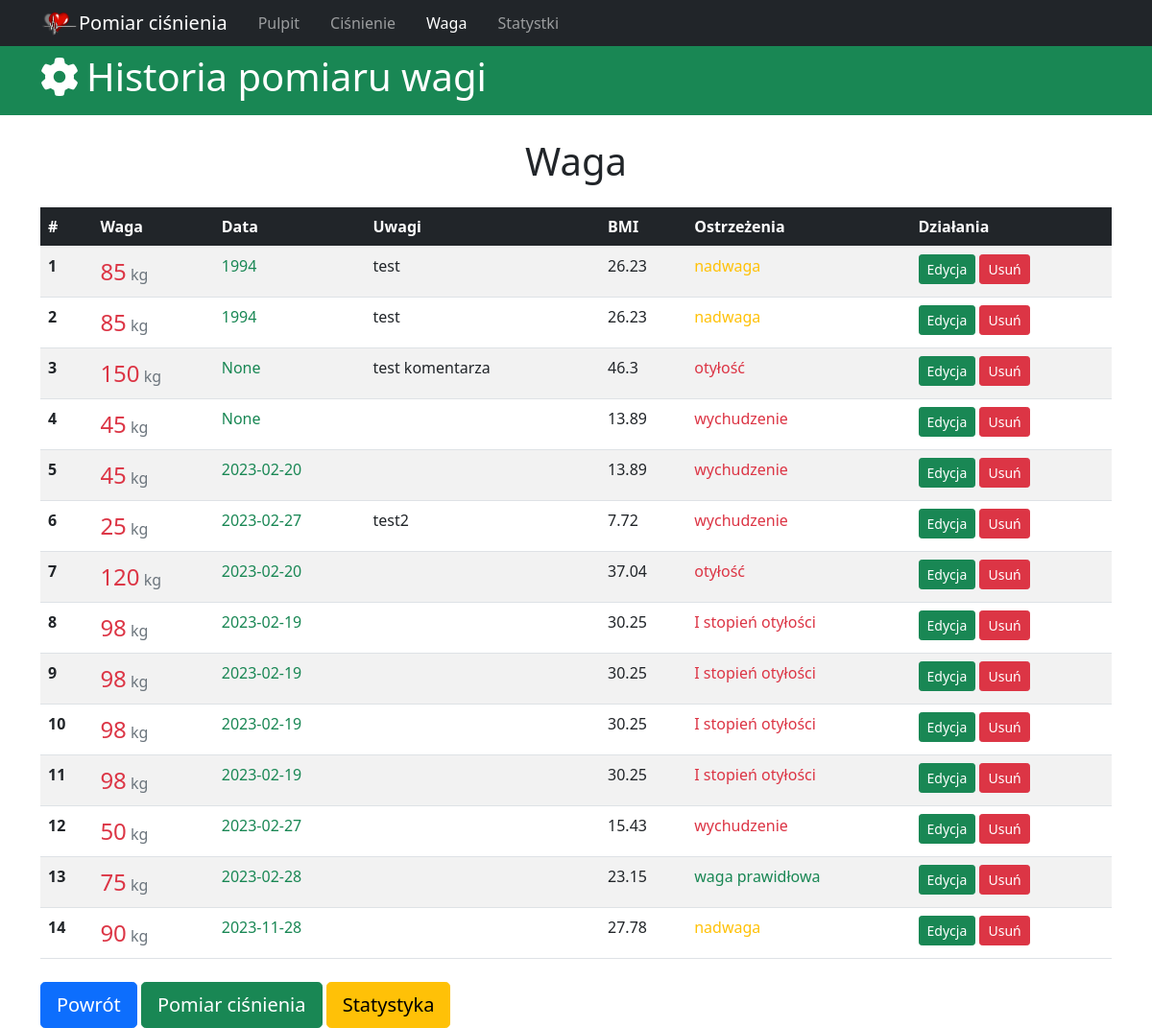
/weight_history, run on the app's committed database.
### tables this page shows
CREATE TABLE weights
(
id integer PRIMARY KEY AUTOINCREMENT,
weight int,
date_of_weight DATE,
comments text
, time_of_day text);

### app.py (the view)
@app.route('/weight_history')
def weight_history():
  db = get_db()
  sql_command = 'SELECT id, weight, date_of_weight, comments, round((weight/(1.8*1.8)),2) AS BMI FROM weights;'
  cur = db.execute(sql_command)
  weights = cur.fetchall()
  db.commit()
  return render_template('waga.html', active_menu='weight_history', weights=weights)

### app.py (called while the page is built)
def get_db():
  if not hasattr(g, 'sqlite_db'):
    conn = sqlite3.connect(app_info['db_file'])
    conn.row_factory = sqlite3.Row
    g.sqlite_db = conn
  return g.sqlite_db

### templates/waga.html (shortened to what this page needs)
{% extends 'base.html' %} {% block content %}
<header>
  <div id="main-header" class="py-2 bg-success text-white">
    <div class="container">
      <div class="row">
        <div class="col-md-6">
          <h1><i class="fas fa-cog pe-2"></i>Historia pomiaru wagi</h1>
        </div>
      </div>
    </div>
  </div>
</header>
<div class="container">
  <h1 class="text-center mt-4">Waga</h1>
  <table class="table table-striped table-hover mt-4">
    <thead class="table-dark">
      <tr>
        <th scope="col">#</th>
        <th scope="col">Waga</th>
        <th scope="col">Data</th>
        <th scope="col">Uwagi</th>
        <th scope="col"></th>
        <th scope="col">BMI</th>
        <th scope="col">Ostrzeżenia</th>
        <th scope="col">Działania</th>
      </tr>
    </thead>
    <tbody>
      {% for weight in weights %}
      <tr>
        <th scope="row">{{weight.id}}</th>
        <td>
          <span class="fs-4 text-danger">{{weight.weight}}</span>
          <span class="text-muted">kg</span>
        </td>
        <td>
          <span class="text-success">{{weight.date_of_weight}}</span>
        </td>
        <td>{{weight.comments}}</td>
        <td>
        </td>
        <td>{{weight.bmi}}</td>
        {% if weight.bmi <= 16.99 %}
        <td class="text-danger">wychudzenie</td>
        {% elif weight.bmi >= 17 and weight.bmi <= 18.49 %}
        <td class="text-warning">niedowaga</td>
        {% elif weight.bmi >= 18.5 and weight.bmi <= 24.99 %}
        <td class="text-success">waga prawidłowa</td>
        {% elif weight.bmi >= 25 and weight.bmi <= 29.9 %}
        <td class="text-warning">nadwaga</td>
        {% elif weight.bmi >= 30 and weight.bmi <= 34.99 %}
        <td class="text-danger">I stopień otyłości</td>
        {% else %}
        <td class="text-danger">otyłość</td>
        {% endif %}
        <td>
          <a href="#" class="btn btn-success btn-sm">Edycja</a>
          <a type="button" class="btn btn-danger btn-sm delete-confirm">
            Usuń
          </a>
        </td>
      </tr>
      {% endfor %}
    </tbody>
  </table>
  <div class="row">
    <div class="col-sm">
      <a href="{{url_for('index')}}" class="btn btn-primary btn-lg mt-2"
        >Powrót</a
      >
      <a
        href="{{url_for('pressure_history')}}"
        class="btn btn-success btn-lg mt-2"
        >Pomiar ciśnienia</a
      >
      <a href="#" class="btn btn-warning btn-lg mt-2">Statystyka</a>
    </div>
  </div>
</div>
{% endblock %}

### static/style.css (style rules this page uses)
.container { max-width: 1140px; }

### data on the page
weights: id "1", weight "85", date_of_weight "1994", comments "test", bmi "26.23", shows "nadwaga"
weights: id "2", weight "85", date_of_weight "1994", comments "test", bmi "26.23", shows "nadwaga"
weights: id "3", weight "150", date_of_weight "None", comments "test komentarza", bmi "46.3", shows "otyłość"
weights: id "4", weight "45", date_of_weight "None", bmi "13.89", shows "wychudzenie"
weights: id "5", weight "45", date_of_weight "2023-02-20", bmi "13.89", shows "wychudzenie"
weights: id "6", weight "25", date_of_weight "2023-02-27", comments "test2", bmi "7.72", shows "wychudzenie"
weights: id "7", weight "120", date_of_weight "2023-02-20", bmi "37.04", shows "otyłość"
weights: id "8", weight "98", date_of_weight "2023-02-19", bmi "30.25", shows "I stopień otyłości"
weights: id "9", weight "98", date_of_weight "2023-02-19", bmi "30.25", shows "I stopień otyłości"
weights: id "10", weight "98", date_of_weight "2023-02-19", bmi "30.25", shows "I stopień otyłości"
weights: id "11", weight "98", date_of_weight "2023-02-19", bmi "30.25", shows "I stopień otyłości"
weights: id "12", weight "50", date_of_weight "2023-02-27", bmi "15.43", shows "wychudzenie"
weights: id "13", weight "75", date_of_weight "2023-02-28", bmi "23.15", shows "waga prawidłowa"
weights: id "14", weight "90", date_of_weight "2023-11-28", bmi "27.78", shows "nadwaga"
